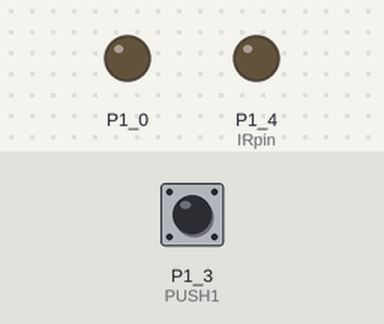
This sketch was run on a simulated TI MSP430 LaunchPad. On the bench: output pins drawn as LEDs (lit = HIGH). The inputs (shaded band) are chosen by the test bench; at power-on: P1_3 (PUSH1) HIGH.

Above: at 1.2 s.
1.3 s: P1_3 (PUSH1) pulled LOW for 0.15 s
At 1.4 s:
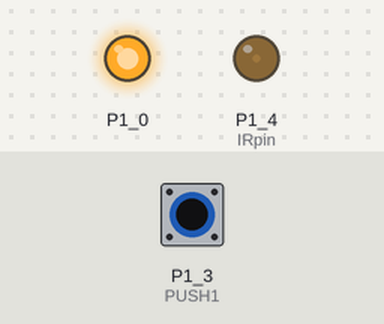
Timing chart, 0 to 10.3 s (numbered marks = the images above; inputs shaded):
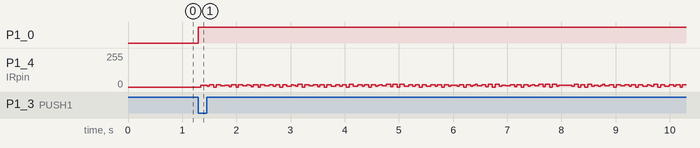

The sketch:

IR_sendByte.ino
```cpp
/* IR_sendByte_V3
 *
 * Sketch to demonstrate sending a single byte by modulated 38 kHz infrared
 * using a MSP430G2553 LaunchPad, Energia V17, and 940 nm infrared LED.  The
 * sketch waits for a button push and then counts from 0 to 255 while sending
 * the current count as a byte.  It then waits for another button push.
 * The red LED is on while IR is being sent.
 *
 * Characteristics:
 * modulation: 38 kHz
 * Start signal:  startPulse uSec pulse, startPause uSec pause
 * 0 bit:         zeroPulse uSec pulse, zeroPulse uSec pause
 * 1 bit:         onePulse uSec pulse, onePause uSec pause
 * Stop signal:   stopPulse uSec pulse, stopPause uSec pause
 *
 * Connect IR LED to pin 6 and GND
 *
 * Reception tested with Vishay TSOP38238
 *
 * Credit for portions of code framework to adafruit.com
 * Released into the public domain
 * F. Milburn      December 2016
 */

// Pulses and pauses (uSec) should be multiples of 26 and at least 260 long
const int startPulse = 936;
const int startPause = 312;
const int zeroPulse = 312;
const int zeroPause = 312;
const int onePulse = 624;
const int onePause = 312;
const int stopPulse = 936;
const int stopPause = 312;
const int IRpin = 6;              // connect IR LED to this pin
const int PUSH1 = P1_3;           // LaunchPad push button
const int delayBetweenBytes = 50; // delay between bytes in mSec

void pulseIR(unsigned long microSecs);
void startIR();
void sendIR0();
void sendIR1();
void sendIR(byte data);

void setup(){
  pinMode(IRpin, OUTPUT);
  pinMode(RED_LED, OUTPUT);
  digitalWrite(RED_LED, LOW);
  pinMode(PUSH1, INPUT_PULLUP);
}

void loop(){

  while (digitalRead(PUSH1) == HIGH){
    // wait for button push
  }
  digitalWrite(RED_LED, HIGH);
  int i = 0;
  do {
    sendIR(i);                      // send the byte here...
    delay(delayBetweenBytes);       // pause between sent bytes
    i++;
  } while (i < 256);
  digitalWrite(RED_LED, LOW);
}

void pulseIR(unsigned long microSecs){
  // pulses at 38 KHz IRpin for user defined duration in micro seconds
  // microSecs should be a multiple of 26, and at least 260 uS in length
  noInterrupts();                  // interrupts screw up the timing
  while (microSecs > 0){
    // 38 KHz has period of approximately 26 microseconds
    digitalWrite(IRpin, HIGH);     // takes about 4 microseconds
    delayMicroseconds(9);          // wait 9 microseconds
    digitalWrite(IRpin, LOW);      // takes about 4 microseconds
    delayMicroseconds(9);          // wait 9 microseconds

    microSecs -= 26;               // 26 microseconds have passed
  }
  interrupts();                    // interrupts allowed again
}
void startIR(){
  pulseIR(startPulse);             // pulse to start transmission
  delayMicroseconds(startPause);
}
void stopIR(){
  pulseIR(stopPulse);              // pulse to stop transmission
  delayMicroseconds(stopPause);
}
void sendIR0(){
  pulseIR(zeroPulse);              // pulse for 0
  delayMicroseconds(zeroPause);
}
void sendIR1(){
  pulseIR(onePulse);               // pulse for 1
  delayMicroseconds(onePause);
}
void sendIR(byte data){
  // sends a single byte, least significant bit first
  startIR();
  int i;
  for (i = 0; i<8; i++){
    if (data & 0x01){
      sendIR1();
    }
    else{
      sendIR0();
    }
    data = data >> 1;
  }
  stopIR();
}
```

Measured:
- after the input at 1.3 s, P1_0: LOW → HIGH at once
